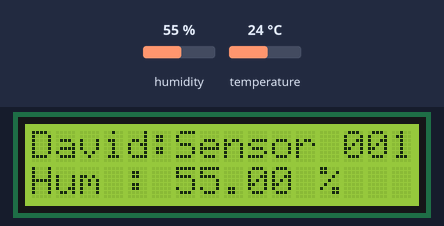
A sketch run on a simulated Arduino Uno, built with avr-gcc and run on an emulated ATmega328P. Shown: 16×2 character LCD. Inputs (shaded band) come from the test bench; at power-on: humidity 55 %, temperature 24 °C.

Above: at 2.6 s.
2.7 s: humidity set to 22 %
At 5.8 s:
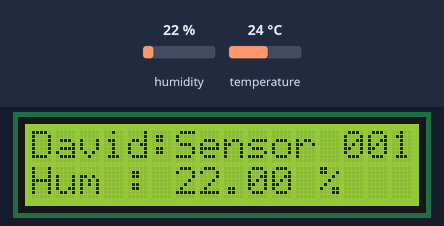
10.5 s: temperature set to 12 °C
At 13.2 s:
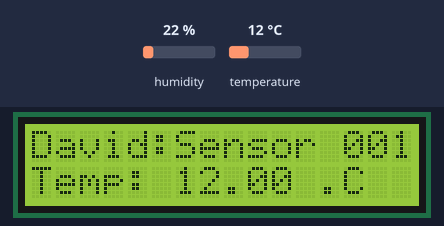
15.6 s: humidity set to 40 %
At 17.7 s:
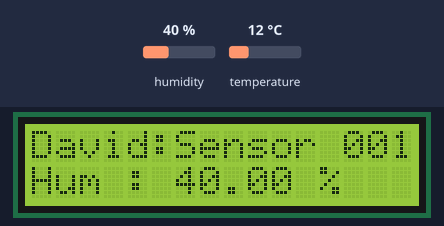
19.8 s: temperature set to 19 °C
At 22.3 s:
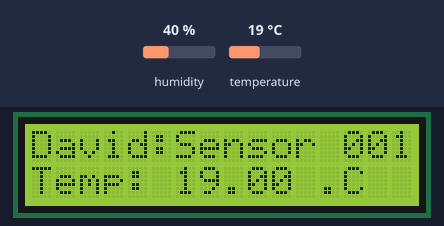
Timing chart, 0 to 23.8 s (numbered marks = the images above; inputs shaded):
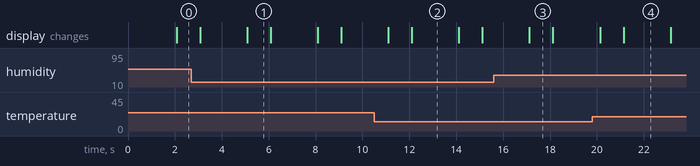

Measured:
- after the input at 2.7 s, the display: first differs from a run without the input after 2.4 s (image 1)
- after the input at 10.5 s, the display: first differs from a run without the input after 1.6 s (image 2)
- after the input at 15.6 s, the display: changes after 1.5 s (image 3)
- after the input at 19.8 s, the display: first differs from a run without the input after 1.3 s (image 4)
- what the display in image 1 shows lasts 1.0 s, from 5.1 s to 6.1 s
- what the display in image 2 shows lasts 2.0 s, from 12.1 s to 14.1 s

The sketch:

main.ino
```cpp
/*
Author: David Castillo Alvarado
Date: 13 July 2024

Main hardware:
- 16x2 LCD display
- dht22 2301 sensor
Note:
- yes you need potenciometer to catch up
  the right light up for the LCD background.

Libraries:
- DHT sensor Library from Adafruit 1.4.6
- LCD default library from Arduino

## LCD pinout
  The circuit:
 * LCD RS pin to digital pin 12
 * LCD Enable pin to digital pin 11
 * LCD D4 pin to digital pin 5
 * LCD D5 pin to digital pin 4
 * LCD D6 pin to digital pin 3
 * LCD D7 pin to digital pin 2
 * LCD R/W pin to ground
 * LCD VSS pin to ground
 * LCD VCC pin to 5V
 * 20K resistor:
 * ends to +5V and ground
 * wiper to LCD VO pin (pin 3)

### DHT22 pinout:
 * DHT22 PIN1 to PIN2 with 10k ohm resitor
 * DHT22 PIN2 to digital pin 7
 * DHT22 PIN4 to ground
*/

// include the library code:
#include <LiquidCrystal.h>
#include "DHT.h"
#define DHTPIN 7     //Pin where is the sensor connecte
#define DHTTYPE DHT22   // Sensor DHT22

// initialize the library for DHT sensor
DHT dht(DHTPIN, DHTTYPE);
// initialize the library by associating any needed LCD interface pin
// with the arduino pin number it is connected to
const int rs = 12, en = 11, d4 = 5, d5 = 4, d6 = 3, d7 = 2;
LiquidCrystal lcd(rs, en, d4, d5, d6, d7);

void get_temp_humidity(){
  delay(2000);
  float temp_offset = 0;
  // Reading temperature or humidity takes about 250 milliseconds!
  // Sensor readings may also be up to 2 seconds 'old' (its a very slow sensor)
  float h = dht.readHumidity();
  // Read temperature as Celsius (the default)
  float t = dht.readTemperature()-temp_offset;
  // Read temperature as Fahrenheit (isFahrenheit = true)
  float f = dht.readTemperature(true);

  // Check if any reads failed and exit early (to try again).
  if (isnan(h) || isnan(t) || isnan(f)) {
    Serial.println(F("Failed to read from DHT sensor!"));
    return;
  }
  // Compute heat index in Celsius (isFahreheit = false)
  float hic = dht.computeHeatIndex(t, h, false);

  String temp =     "Temp: " + String(t) + " .C";
  String humidity = "Hum : " + String(h) + " %  ";
  lcd.setCursor(0, 1);
  lcd.print(humidity);
  delay(1000);
  lcd.setCursor(0, 1);
  lcd.print(temp);

}

void setup() {
  // set up the LCD's number of columns and rows:
  lcd.begin(16, 2);
  // Print a message to the LCD.
  lcd.print("David:Sensor 001");
  dht.begin();
}

void loop() {
  get_temp_humidity();
}
```
